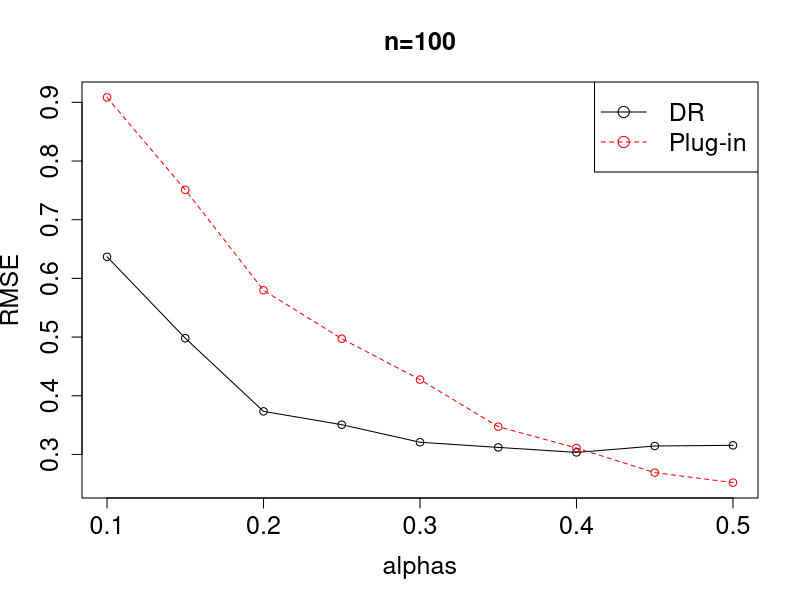
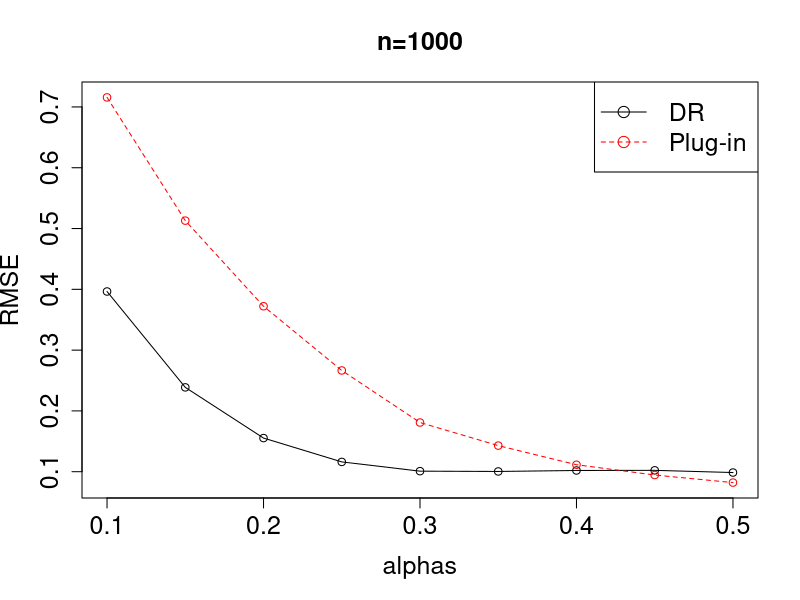
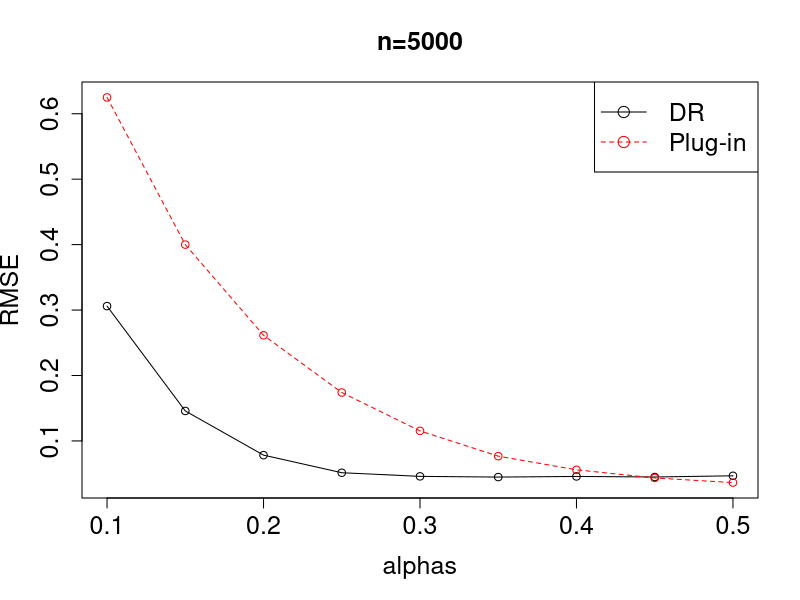

These charts were generated, in order, by the following R code:
## ---- chunk 1
# Doubly robust transportation
transport_dr_simu <- function(a, y, x_source, x_target, mu1_hat = NULL, mu0_hat = NULL, pi_hat = NULL, rho_hat = NULL, tau1_hat = NULL, tau0_hat = NULL){
  n_source <- nrow(x_source)
  n_target <- nrow(x_target)
  muhat <- matrix(0, nrow=n_source, ncol=2)
  pi_source <- numeric(length=n_source)
  pi_treat <- numeric(length=n_source)
  tau_source <- matrix(0, nrow=n_source, ncol=2)
  tau_target <- matrix(0, nrow=n_target, ncol=2)
  # estimate regression function
  muhat[,1] <- mu0_hat(x_source)
  muhat[,2] <- mu1_hat(x_source)
  tau_source[,1] <- tau0_hat(x_source)
  tau_source[,2] <- tau1_hat(x_source)
  tau_target[,1] <- tau0_hat(cbind(x_target, matrix(0, nrow = n_target, ncol=2)))
  tau_target[,2] <- tau1_hat(cbind(x_target, matrix(0, nrow = n_target, ncol=2)))
  
  # estimate propensity score into source
  pi_source <- rho_hat(x_source)

  # estimate propensity score of treatment in source data
  pi_treat <- pi_hat(x_source)
  
  # Doubly robust estimation
  ifs <- matrix(0, nrow=n_source + n_target, ncol=2)
  for (aa in 1:2){
    ifs[1:n_source,aa] <- as.numeric(a == aa-1)*(1-pi_source)*(y-muhat[,aa])/(pi_source*(pi_treat^(aa-1)*(1-pi_treat)^(2-aa))) + (1-pi_source)/pi_source*(muhat[,aa] - tau_source[,aa])
    ifs[(n_source+1):(n_source+n_target),aa] <- tau_target[,aa]
  }
  ifs <- ifs/(n_target)*(n_target+n_source)
  results <- matrix(0, nrow=2, ncol=3)
  results[1,1:2] <- apply(ifs, 2, mean)
  results[1,3] <- results[1,2] - results[1,1]
  results[2,1:2] <- apply(ifs, 2, sd)/sqrt(n_source + n_target)
  results[2,3] <- sd(ifs[,2]-ifs[,1])/sqrt(n_source + n_target)
  return(results)
}

# Plug-in
transport_plugin_simu <- function(a, y, x_source, x_target, tau1_hat = NULL, tau0_hat = NULL){
  n_source <- nrow(x_source)
  n_target <- nrow(x_target)
  muhat <- matrix(0, nrow=n_source, ncol=2)
  tau_target <- matrix(0, nrow=n_target, ncol=2)
  tau_target[,1] <- tau0_hat(cbind(x_target, matrix(0, nrow = n_target, ncol=2)))
  tau_target[,2] <- tau1_hat(cbind(x_target, matrix(0, nrow = n_target, ncol=2)))
  potential_mean <- colMeans(tau_target)
  return(potential_mean)
}

# Doubly robust generalization
generalize_dr_simu <- function(a, y, x_source, x_target, mu1_hat = NULL, mu0_hat = NULL, pi_hat = NULL, rho_hat = NULL, tau1_hat = NULL, tau0_hat = NULL){
  n_source <- nrow(x_source)
  n_target <- nrow(x_target)
  muhat <- matrix(0, nrow=n_source, ncol=2)
  pi_source <- numeric(length=n_source)
  pi_treat <- numeric(length=n_source)
  tau_source <- matrix(0, nrow=n_source, ncol=2)
  tau_target <- matrix(0, nrow=n_target, ncol=2)
  # estimate regression function
  muhat[,1] <- mu0_hat(x_source)
  muhat[,2] <- mu1_hat(x_source)
  tau_source[,1] <- tau0_hat(x_source)
  tau_source[,2] <- tau1_hat(x_source)
  tau_target[,1] <- tau0_hat(cbind(x_target, matrix(0, nrow = n_target, ncol=2)))
  tau_target[,2] <- tau1_hat(cbind(x_target, matrix(0, nrow = n_target, ncol=2)))
  # estimate propensity score into source
  pi_source <- rho_hat(x_source)
  # estimate propensity score of treatment in source data
  pi_treat <- pi_hat(x_source)
  
  # Doubly robust estimation
  ifs <- matrix(0, nrow=n_source + n_target, ncol=2)
  for (aa in 1:2){
    ifs[1:n_source,aa] <- as.numeric(a == aa-1)*(y-muhat[,aa])/(pi_source*(pi_treat^(aa-1)*(1-pi_treat)^(2-aa))) + 1/pi_source*(muhat[,aa] - tau_source[,aa]) + tau_source[,aa]
    ifs[(n_source+1):(n_source+n_target),aa] <- tau_target[,aa]
  }
  results <- matrix(0, nrow=2, ncol=3)
  results[1,1:2] <- apply(ifs, 2, mean)
  results[1,3] <- results[1,2] - results[1,1]
  results[2,1:2] <- apply(ifs, 2, sd)/sqrt(n_source + n_target)
  results[2,3] <- sd(ifs[,2]-ifs[,1])/sqrt(n_source + n_target)
  return(results)
}

logit <- function(x){
  return(log(x/(1-x)))
}

expit <- function(x){
  return(1/(1+exp(-x)))
}


f_hat <- function(beta, b, epsilon){
  return(function(x) {
    return(c(x %*% beta + b + epsilon))
  })
}

prob_hat <- function(beta, b, epsilon){
  return(function(x) {
    return(expit(c(x %*% beta + b + epsilon)))
  })
}

data_generator <- function(beta1_y, beta0_y, beta_pi, n, rho){
  s <- rbinom(n, 1, rho)
  n1 <- sum(s)
  n2 <- n-n1
  x_source <- matrix(rnorm(n1*5), ncol=5)
  x_target <- matrix(rnorm(n2*3), ncol=3)
  # x_target[,1] <- x_target[,1] + 1
  colnames(x_source) <- paste0("X", 1:5)
  colnames(x_target) <- paste0("X", 1:3)
  a <- rbinom(n1, 1, expit(x_source %*% beta_pi))
  y <- (1-a)*(x_source%*%beta0_y) + a*(x_source%*%beta1_y+1)+rnorm(n1)
  return(list(a=a, y=c(y), x_source=x_source, x_target=x_target))
}

M <- 1000
n <- 100
rho <- 0.5
alphas <- seq(from = 0.1, to = 0.5, by=0.05)
beta1_y <- c(1.5, 0, 0, 1, 0)
b <- 1
beta0_y <- c(1, 0, 0, 0, 0)
beta_pi <- c(0.3, 0, -0.3, 0, 0)
results_dr <- matrix(0, ncol = M, nrow = length(alphas))
results_plg <- matrix(0, ncol = M, nrow = length(alphas))
set.seed(521)
for(alpha in seq_along(alphas)){
  for (m in 1:M){
    #set.seed(alpha+m*100)
    dat <- data_generator(beta1_y, beta0_y, beta_pi, n ,rho)
    mu1_hat <- f_hat(beta1_y, b, rnorm(1, mean=n^(-alphas[alpha]), sd = n^(-alphas[alpha])))
    mu0_hat <- f_hat(beta0_y, 0, rnorm(1, mean=n^(-alphas[alpha]), sd = n^(-alphas[alpha])))
    rho_hat <- prob_hat(rep(0,5), 0, rnorm(1, mean=n^(-alphas[alpha]), sd = n^(-alphas[alpha])))
    tau1_hat <- f_hat(c(1.5, 0, 0, 0, 0), 1, rnorm(1, mean=n^(-alphas[alpha]), sd = n^(-alphas[alpha])))
    tau0_hat <- f_hat(c(1, 0, 0, 0, 0), 0, rnorm(1, mean=n^(-alphas[alpha]), sd = n^(-alphas[alpha])))
    pi_hat <- prob_hat(beta_pi, 0, rnorm(1, mean=n^(-alphas[alpha]), sd = n^(-alphas[alpha])))
    res_dr <- transport_dr_simu(dat$a, dat$y, dat$x_source, dat$x_target, mu1_hat=mu1_hat, mu0_hat=mu0_hat, rho_hat=rho_hat, tau1_hat=tau1_hat, tau0_hat=tau0_hat, pi_hat=pi_hat)
    results_dr[alpha, m] <- res_dr[1,2]
    res_plg <- transport_plugin_simu(dat$a, dat$y, dat$x_source, dat$x_target, tau1_hat = tau1_hat, tau0_hat = tau0_hat)
    results_plg[alpha, m] <- res_plg[2]
  }
}
dr1 <- sqrt(apply((results_dr-1)^2, 1, mean))
plg1 <- sqrt(apply((results_plg-1)^2, 1, mean))
plot(x = alphas, y = dr1, main = "n=100", ylim = range(c(dr1, plg1)), ylab = "RMSE", cex.lab=1.5, cex.axis=1.5, cex.main=1.5, cex.sub=1.5)
lines(x = alphas, y = dr1)
points(x = alphas, y = plg1, col = "red")
lines(x = alphas, y = plg1, col = "red", lty=2)
legend("topright", c("DR", "Plug-in"), lty=1:2, pch=c(1,1), col=c("black", "red"), cex=1.5)
## ---- chunk 2
M <- 1000
n <- 1000
rho <- 0.5
alphas <- seq(from = 0.1, to = 0.5, by=0.05)
beta1_y <- c(1.5, 0, 0, 1, 0)
b <- 1
beta0_y <- c(1, 0, 0, 0, 0)
beta_pi <- c(0.3, 0, -0.3, 0, 0)
results_dr <- matrix(0, ncol = M, nrow = length(alphas))
results_plg <- matrix(0, ncol = M, nrow = length(alphas))
set.seed(521)
for(alpha in seq_along(alphas)){
  for (m in 1:M){
    # set.seed(alpha*100+m*10)
    dat <- data_generator(beta1_y, beta0_y, beta_pi, n ,rho)
    mu1_hat <- f_hat(beta1_y, b, rnorm(1, mean=n^(-alphas[alpha]), sd = n^(-alphas[alpha])))
    mu0_hat <- f_hat(beta0_y, 0, rnorm(1, mean=n^(-alphas[alpha]), sd = n^(-alphas[alpha])))
    rho_hat <- prob_hat(rep(0,5), 0, rnorm(1, mean=n^(-alphas[alpha]), sd = n^(-alphas[alpha])))
    tau1_hat <- f_hat(c(1.5, 0, 0, 0, 0), 1, rnorm(1, mean=n^(-alphas[alpha]), sd = n^(-alphas[alpha])))
    tau0_hat <- f_hat(c(1, 0, 0, 0, 0), 0, rnorm(1, mean=n^(-alphas[alpha]), sd = n^(-alphas[alpha])))
    pi_hat <- prob_hat(beta_pi, 0, rnorm(1, mean=n^(-alphas[alpha]), sd = n^(-alphas[alpha])))
    res_dr <- transport_dr_simu(dat$a, dat$y, dat$x_source, dat$x_target, mu1_hat=mu1_hat, mu0_hat=mu0_hat, rho_hat=rho_hat, tau1_hat=tau1_hat, tau0_hat=tau0_hat, pi_hat=pi_hat)
    results_dr[alpha, m] <- res_dr[1,2]
    res_plg <- transport_plugin_simu(dat$a, dat$y, dat$x_source, dat$x_target, tau1_hat = tau1_hat, tau0_hat = tau0_hat)
    results_plg[alpha, m] <- res_plg[2]
  }
}
dr1 <- sqrt(apply((results_dr-1)^2, 1, mean))
plg1 <- sqrt(apply((results_plg-1)^2, 1, mean))
plot(x = alphas, y = dr1, main = "n=1000", ylim = range(c(dr1, plg1)), ylab = "RMSE", cex.lab=1.5, cex.axis=1.5, cex.main=1.5, cex.sub=1.5)
lines(x = alphas, y = dr1)
points(x = alphas, y = plg1, col = "red")
lines(x = alphas, y = plg1, col = "red", lty=2)
legend("topright", c("DR", "Plug-in"), lty=1:2, pch=c(1,1), col=c("black", "red"), cex=1.5)
## ---- chunk 3
M <- 1000
n <- 5000
rho <- 0.5
alphas <- seq(from = 0.1, to = 0.5, by=0.05)
beta1_y <- c(1.5, 0, 0, 1, 0)
b <- 1
beta0_y <- c(1, 0, 0, 0, 0)
beta_pi <- c(0.3, 0, -0.3, 0, 0)
results_dr <- matrix(0, ncol = M, nrow = length(alphas))
results_plg <- matrix(0, ncol = M, nrow = length(alphas))
set.seed(521)
for(alpha in seq_along(alphas)){
  for (m in 1:M){
    # set.seed(alpha*1000+m*10)
    dat <- data_generator(beta1_y, beta0_y, beta_pi, n ,rho)
    mu1_hat <- f_hat(beta1_y, b, rnorm(1, mean=n^(-alphas[alpha]), sd = n^(-alphas[alpha])))
    mu0_hat <- f_hat(beta0_y, 0, rnorm(1, mean=n^(-alphas[alpha]), sd = n^(-alphas[alpha])))
    rho_hat <- prob_hat(rep(0,5), 0, rnorm(1, mean=n^(-alphas[alpha]), sd = n^(-alphas[alpha])))
    tau1_hat <- f_hat(c(1.5, 0, 0, 0, 0), 1, rnorm(1, mean=n^(-alphas[alpha]), sd = n^(-alphas[alpha])))
    tau0_hat <- f_hat(c(1, 0, 0, 0, 0), 0, rnorm(1, mean=n^(-alphas[alpha]), sd = n^(-alphas[alpha])))
    pi_hat <- prob_hat(beta_pi, 0, rnorm(1, mean=n^(-alphas[alpha]), sd = n^(-alphas[alpha])))
    res_dr <- transport_dr_simu(dat$a, dat$y, dat$x_source, dat$x_target, mu1_hat=mu1_hat, mu0_hat=mu0_hat, rho_hat=rho_hat, tau1_hat=tau1_hat, tau0_hat=tau0_hat, pi_hat=pi_hat)
    results_dr[alpha, m] <- res_dr[1,2]
    res_plg <- transport_plugin_simu(dat$a, dat$y, dat$x_source, dat$x_target, tau1_hat = tau1_hat, tau0_hat = tau0_hat)
    results_plg[alpha, m] <- res_plg[2]
  }
}
dr1 <- sqrt(apply((results_dr-1)^2, 1, mean))
plg1 <- sqrt(apply((results_plg-1)^2, 1, mean))
plot(x = alphas, y = dr1, main = "n=5000", ylim = range(c(dr1, plg1)), ylab = "RMSE", cex.lab=1.5, cex.axis=1.5, cex.main=1.5, cex.sub=1.5)
lines(x = alphas, y = dr1)
points(x = alphas, y = plg1, col = "red")
lines(x = alphas, y = plg1, col = "red", lty=2)
legend("topright", c("DR", "Plug-in"), lty=1:2, pch=c(1,1), col=c("black", "red"), cex=1.5)
